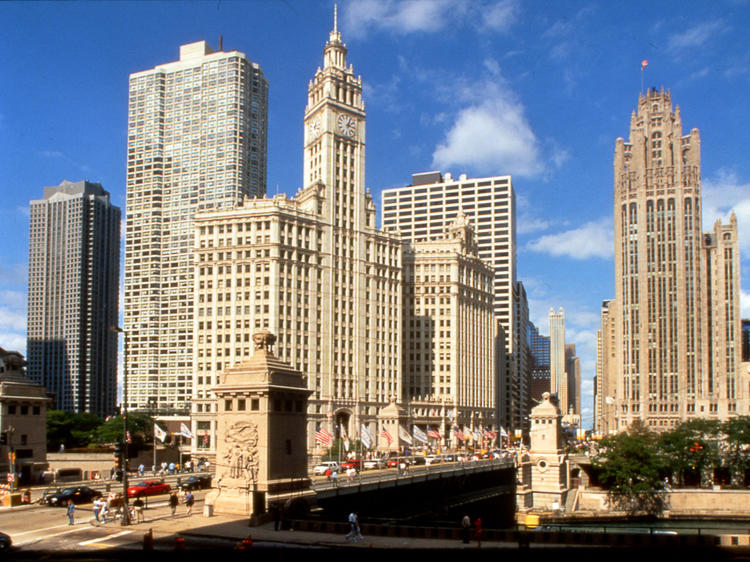
#> input picture Applications/03-Computer-Vision/convolve/city.jpg, 750 x 562 px
$ python convolve.py
#> lines starting #> are read from the running program, lines starting #| are printed output that depends on the picture
#> in main, image is the input picture: shape (562, 750, 3); mean B, G, R 133.7, 127.9, 124.5
"""
.. module:: convolve
    :platform: Unix, Windows
    :synopsis: Entry point for project 2 functionality

.. moduleauthor:: Jacob Summerville <jacob39@illinois.edu>
"""

import cv2
import matplotlib.pyplot as plt
import numpy as np


def high_pass_filters(image_rgb) -> np.array:
    fig = plt.figure(figsize=(15, 9))
    gs = fig.add_gridspec(nrows=2, ncols=3)

    cell = fig.add_subplot(gs[0, 0])
    cell.imshow(image_rgb)
    cell.set_title('Original')
    cell.axis('off')

    convolved = cv2.filter2D(image_rgb, -1,
                             np.array([[-1, -1, -1],
                                       [-1,  8, -1],
                                       [-1, -1, -1]]))
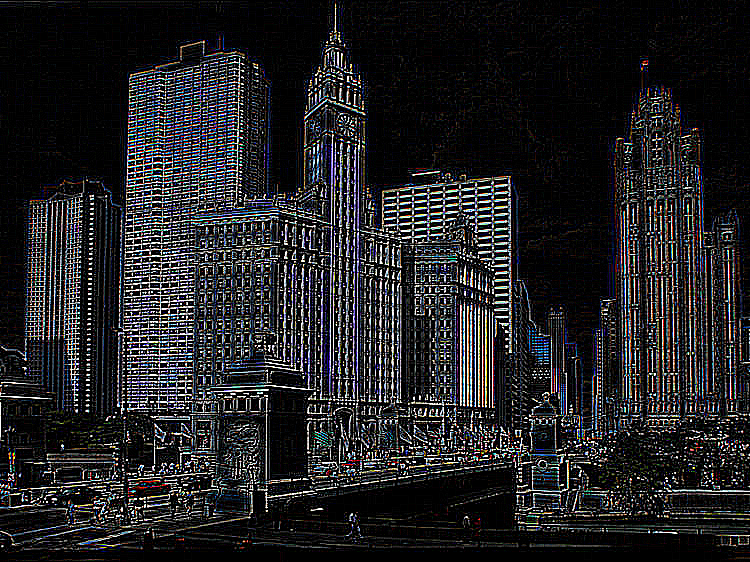
#> convolved: shape (562, 750, 3); mean R, G, B 34.5, 34.3, 36.4
    cell = fig.add_subplot(gs[0, 1])
    cell.imshow(convolved)
    cell.axis('off')

    convolved = cv2.filter2D(image_rgb, -1,
                             np.array([[0, 0,  0],
                                       [1, 0, -1],
                                       [0, 0,  0]]))
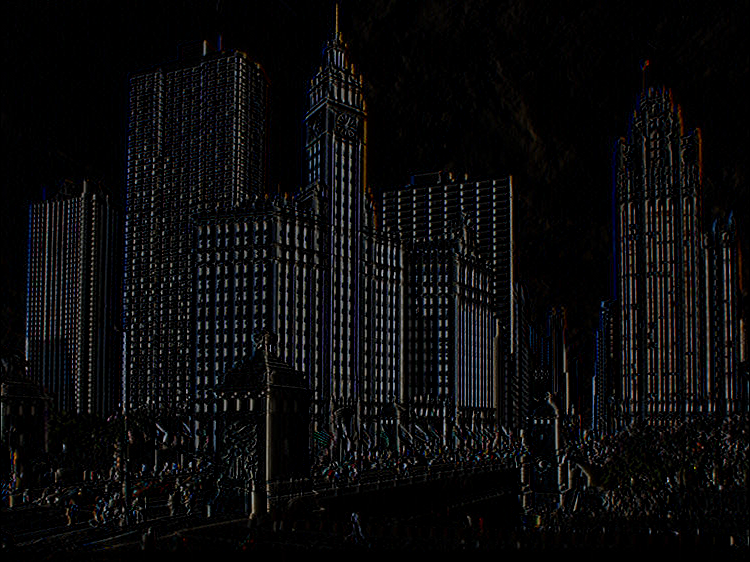
#> convolved: shape (562, 750, 3); mean R, G, B 10.7, 10.5, 11.2
    cell = fig.add_subplot(gs[0, 2])
    cell.imshow(convolved)
    cell.axis('off')

    convolved = cv2.filter2D(image_rgb, -1,
                             np.array([[ 0, 0, 0],
                                       [-1, 0, 1],
                                       [ 0, 0, 0]]))
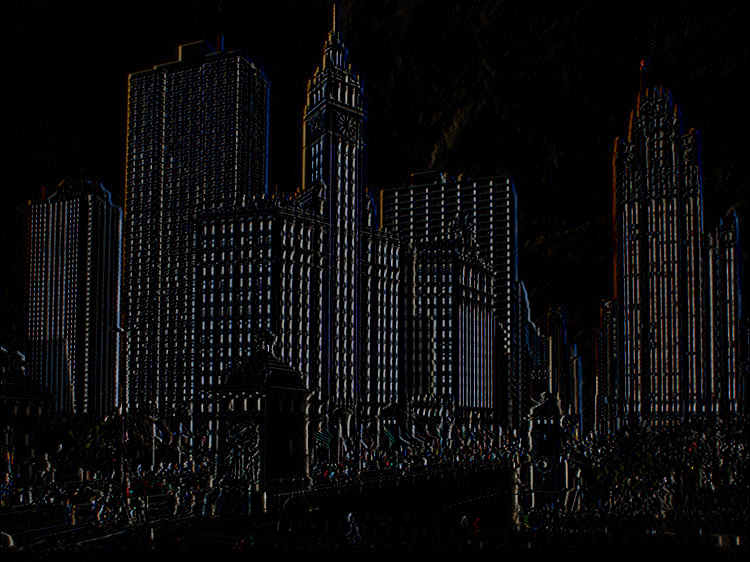
#> convolved: shape (562, 750, 3); mean R, G, B 10.7, 10.5, 11.2
    cell = fig.add_subplot(gs[1, 0])
    cell.imshow(convolved)
    cell.axis('off')

    plt.show()
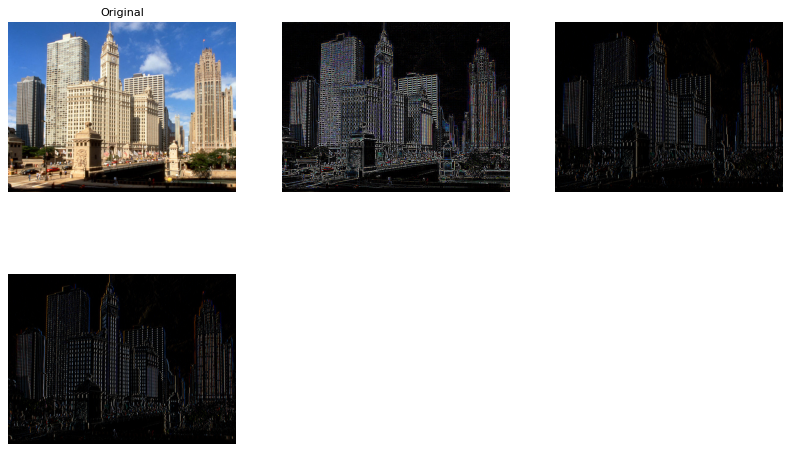
#> figure drawn by matplotlib, 4 panels


def shift_right_filters(image_rgb) -> np.array:
    fig = plt.figure(figsize=(16, 9))
    gs = fig.add_gridspec(nrows=1, ncols=4)

    cell = fig.add_subplot(gs[0, 0])
    cell.imshow(image_rgb)
    cell.set_title('Original')
    cell.axis('off')

    convolved = image_rgb.copy()
    for _ in range(10):
        convolved = cv2.filter2D(convolved, -1,
                             np.array([[0, 0, 0],
                                       [1, 0, 0],
                                       [0, 0, 0]]))
    cell = fig.add_subplot(gs[0, 1])
    cell.imshow(convolved)
    cell.axis('off')

    plt.show()


def main():
    # read image as RGB
    image = cv2.imread('city.jpg')
    image_rgb = cv2.cvtColor(image, cv2.COLOR_BGR2RGB)

    high_pass_filters(image_rgb)


if __name__ == '__main__':
    main()
